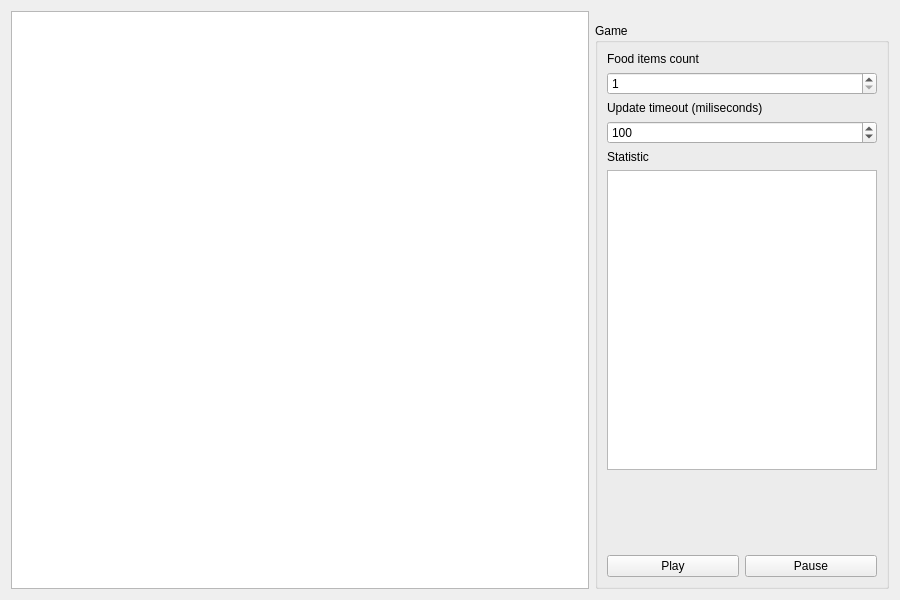
<?xml version="1.0" encoding="UTF-8"?>
<ui version="4.0">
 <class>Form</class>
 <widget class="QWidget" name="Form">
  <property name="geometry">
   <rect>
    <x>0</x>
    <y>0</y>
    <width>900</width>
    <height>600</height>
   </rect>
  </property>
  <property name="minimumSize">
   <size>
    <width>900</width>
    <height>600</height>
   </size>
  </property>
  <property name="maximumSize">
   <size>
    <width>900</width>
    <height>600</height>
   </size>
  </property>
  <property name="windowTitle">
   <string>Snake</string>
  </property>
  <layout class="QGridLayout" name="gridLayout">
   <item row="2" column="1">
    <widget class="QGroupBox" name="groupBox_2">
     <property name="maximumSize">
      <size>
       <width>294</width>
       <height>16777215</height>
      </size>
     </property>
     <property name="title">
      <string>Game</string>
     </property>
     <layout class="QGridLayout" name="gridLayout_2">
      <item row="0" column="0">
       <widget class="QLabel" name="label">
        <property name="text">
         <string>Food items count</string>
        </property>
       </widget>
      </item>
      <item row="1" column="0">
       <widget class="QSpinBox" name="spinBox">
        <property name="focusPolicy">
         <enum>Qt::ClickFocus</enum>
        </property>
        <property name="minimum">
         <number>1</number>
        </property>
        <property name="maximum">
         <number>500</number>
        </property>
       </widget>
      </item>
      <item row="2" column="0">
       <widget class="QLabel" name="label_2">
        <property name="text">
         <string>Update timeout (miliseconds)</string>
        </property>
       </widget>
      </item>
      <item row="3" column="0">
       <widget class="QSpinBox" name="spinBox_2">
        <property name="focusPolicy">
         <enum>Qt::ClickFocus</enum>
        </property>
        <property name="minimum">
         <number>10</number>
        </property>
        <property name="maximum">
         <number>1000</number>
        </property>
        <property name="value">
         <number>100</number>
        </property>
       </widget>
      </item>
      <item row="4" column="0">
       <widget class="QLabel" name="label_3">
        <property name="text">
         <string>Statistic</string>
        </property>
       </widget>
      </item>
      <item row="5" column="0">
       <widget class="QListWidget" name="listWidget">
        <property name="minimumSize">
         <size>
          <width>0</width>
          <height>300</height>
         </size>
        </property>
        <property name="focusPolicy">
         <enum>Qt::ClickFocus</enum>
        </property>
       </widget>
      </item>
      <item row="6" column="0">
       <spacer name="verticalSpacer">
        <property name="orientation">
         <enum>Qt::Vertical</enum>
        </property>
        <property name="sizeHint" stdset="0">
         <size>
          <width>20</width>
          <height>397</height>
         </size>
        </property>
       </spacer>
      </item>
      <item row="7" column="0">
       <layout class="QHBoxLayout" name="horizontalLayout">
        <item>
         <widget class="QPushButton" name="pushButton">
          <property name="focusPolicy">
           <enum>Qt::ClickFocus</enum>
          </property>
          <property name="text">
           <string>Play</string>
          </property>
         </widget>
        </item>
        <item>
         <widget class="QPushButton" name="pushButton_2">
          <property name="text">
           <string>Pause</string>
          </property>
         </widget>
        </item>
       </layout>
      </item>
     </layout>
    </widget>
   </item>
   <item row="0" column="0" rowspan="3">
    <widget class="QGraphicsView" name="graphicsView">
     <property name="maximumSize">
      <size>
       <width>588</width>
       <height>16777215</height>
      </size>
     </property>
     <property name="focusPolicy">
      <enum>Qt::StrongFocus</enum>
     </property>
    </widget>
   </item>
  </layout>
 </widget>
 <resources/>
 <connections/>
</ui>
